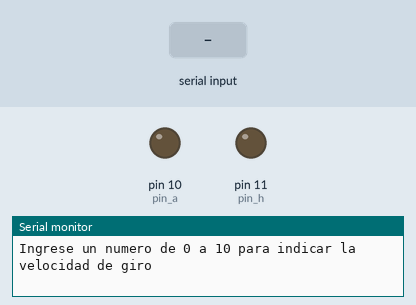
The sketch below on a simulated Arduino Uno, built with avr-gcc and run on an emulated ATmega328P. On the bench: output pins drawn as LEDs (lit = HIGH), the last lines printed to the serial monitor. Inputs (shaded band) come from the test bench.

Above: at 1.2 s.
1.3 s: "5\n" received over Serial
At 2.1 s:
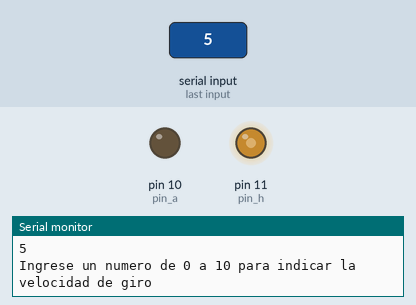
3.3 s: "90,45\n" received over Serial
Timing chart, 0 to 6.3 s (numbered marks = the images above; inputs shaded):
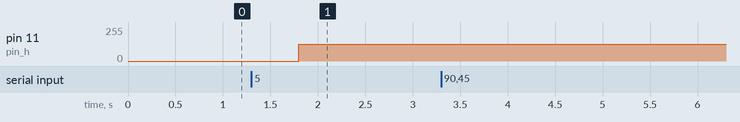

Measured:
- after the input at 1.3 s, pin 11 (pin_h): 0/255 → 127/255 after 0.50 s

The sketch:

TP1C-Punto1D.ino
```cpp
//Universidad Tecnologica Nacional - Facultad Regional Tucuman
//Departamento de Ingenieria Electronica - Sistemas de Control Biomedico
//by Fernandez Francisco

 //Programa que gira un motor en sentido antihorario y luego en sentido horario

const int pin_h = 11;  //pin 11 para girar al motor en sentido horario
const int pin_a = 10;  //pin 10 para girar al motor en sentido antihorario
char n;
String v;
int velocidad;

void setup() {
    Serial.begin(9600);
    pinMode(pin_h,OUTPUT);  //declaramos los pines como salida
    pinMode(pin_a,OUTPUT);
    Serial.println("Ingrese un numero de 0 a 10 para indicar la velocidad de giro"); //Preguntamos la velocidad en un nivel de 0 a 10
}

void loop(){
    if( Serial.available()){
        delay(500);
        v = "";  //declaramos como vacia la cadena "v"
        while (Serial.available()>0){
            n = Serial.read();  //leemos un caraceter y lo guardamos en la variable n
            v += n;    //formamos una cadenas de caraceteres
        }
        Serial.println(v);
        velocidad = v.toInt(); //convertimos la cadena "v" en una variable entera
        if(velocidad >= 0 and velocidad <= 10){   //preguntamos si el valor ingresado es valido
            velocidad = map(velocidad,0,10,0,255);    //lo convertimos al valor ingresado en un valor analogico de 8 bits
            analogWrite(pin_h,velocidad);
            digitalWrite(pin_a,LOW);
            Serial.println("");
            Serial.println("Ingrese un numero de 0 a 10 para indicar la velocidad de giro");
        }

        delay(50);
    }
}
```
